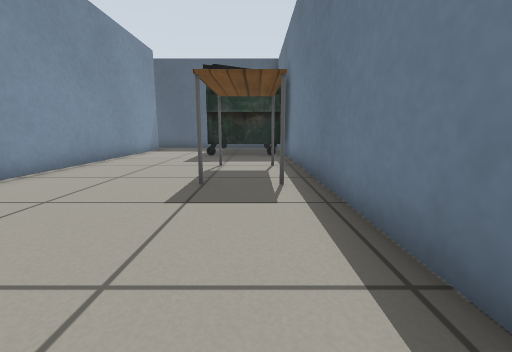
view 1 (above)

19 first-person views from a walk through a Gazebo world. The camera is 0.5 m above the floor, tilts 10° down and sees 90° across. The floor is counted in squares, 0.5 m on a side. Each view is taken from the middle of a square. On the plan, view 1 faces up. The plan holds only what a view shows up to about 11 squares ahead; the rest is blank. Simple patterns stand in for the simulator's built-in surfaces. Simple shapes stand in for some stock models.

view 2
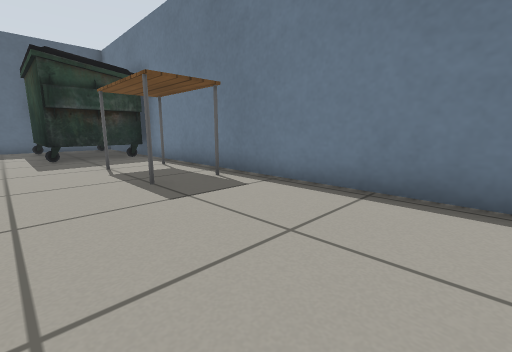

view 3
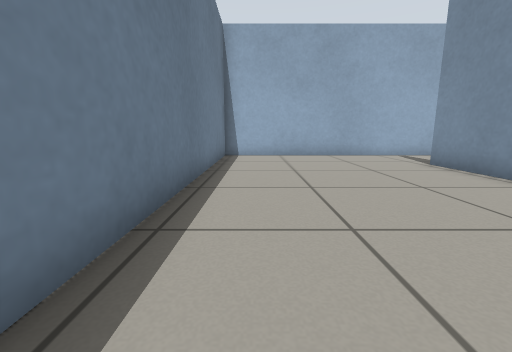

view 4
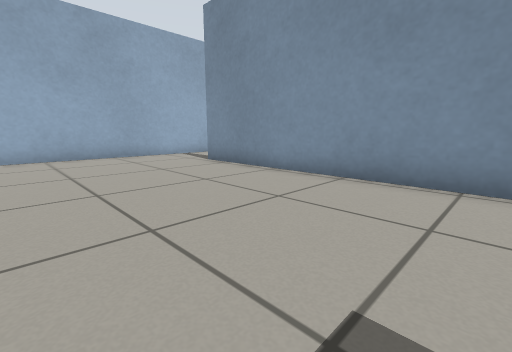

view 5
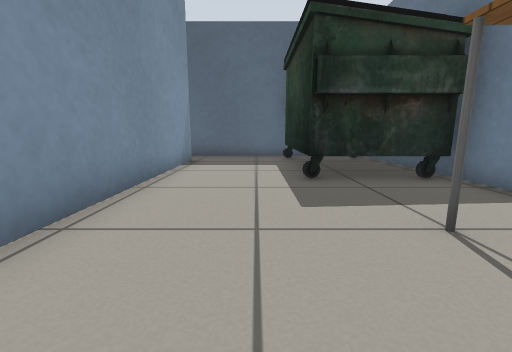

view 6
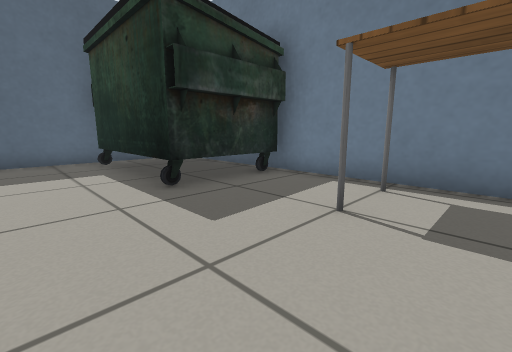

view 7
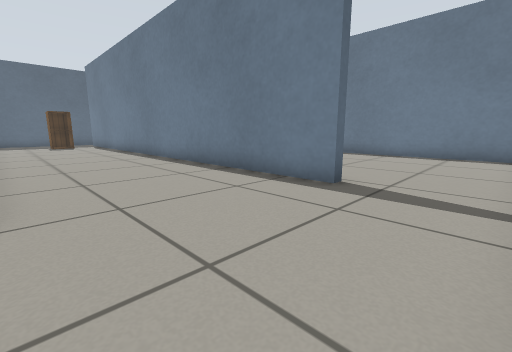

view 8
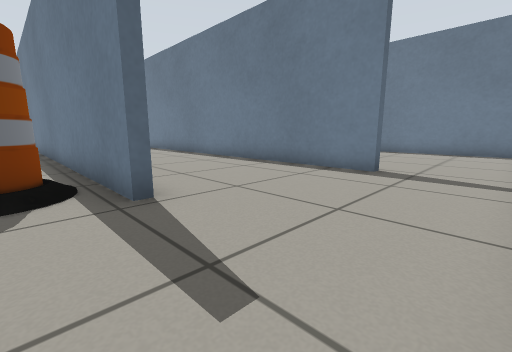

view 9
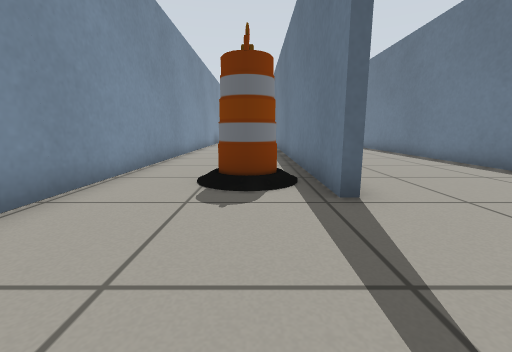

view 10
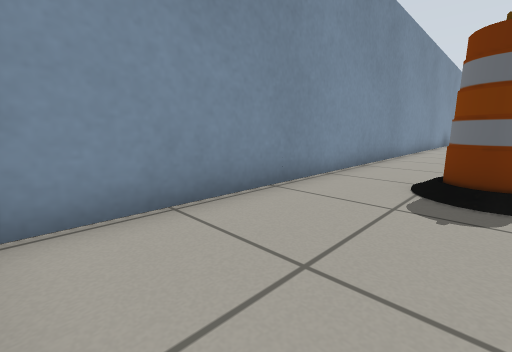

view 11
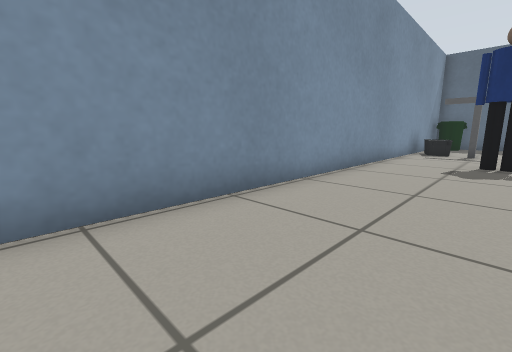

view 12
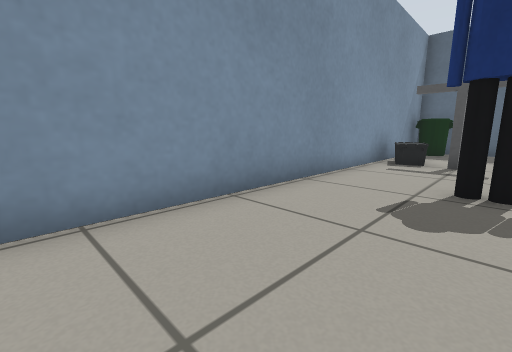

view 13
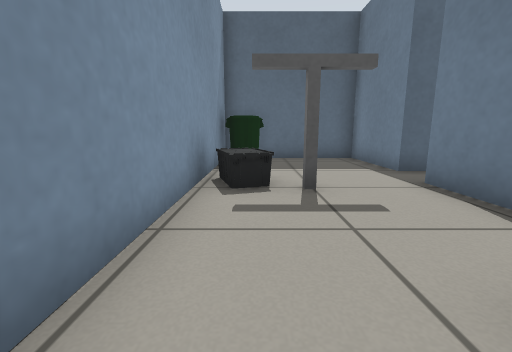

view 14
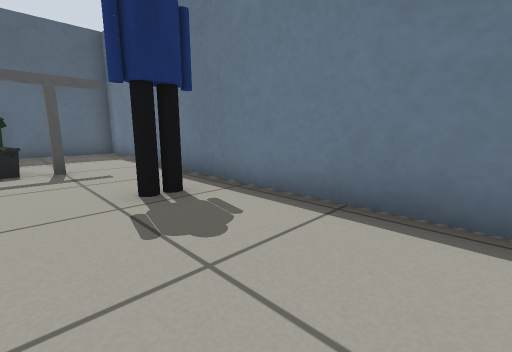

view 15
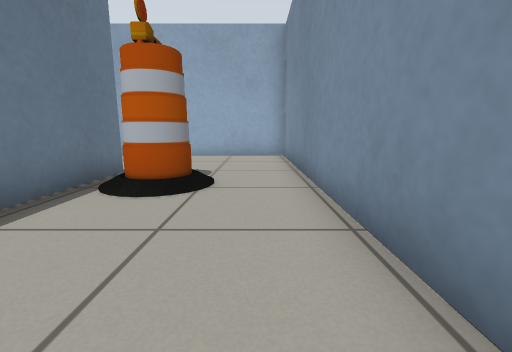

view 16
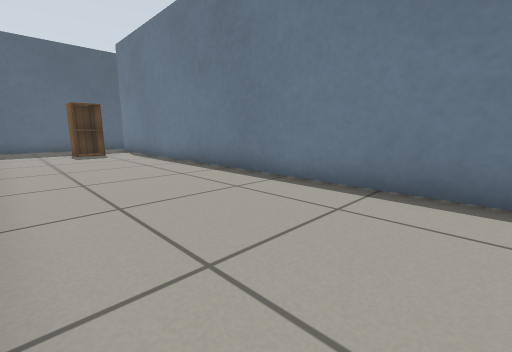

view 17
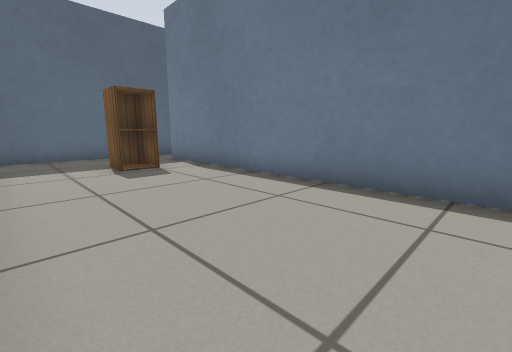

view 18
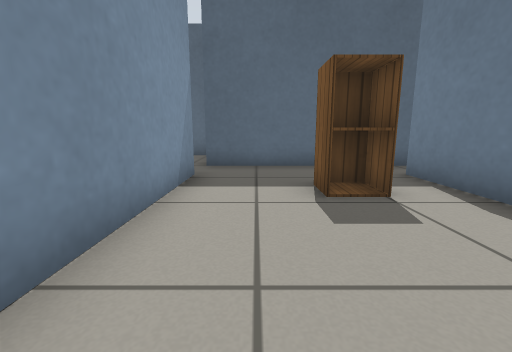

view 19
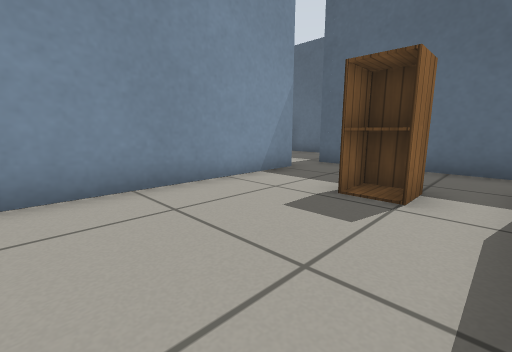

### Floor plan
Key: @ floor where view 1 was taken; # wall or solid block; . main floor; : floor 0.05 m higher than the main floor; U dumpster; T table; B barrel; P person; I bin; C cabinet; O other object.
Columns run from 15 left of view 1 to 2 right of it. Each row starts with its distance up from view 1.
 19 ######
 18 #I...#
 17 #I...#
 16 #....########
 15 #O...........UU
 14 #O...........U  U
 13 #.OO#.....#..U  U
 12 #...#..CC.#..U  U
 11 #...#.....#..U  U
 10 #.PP#.....#..UUUU
  9 #...#.....#......#
  8 #...#.....#......#
  7 #...#.....#...TT.#
  6 #...#.....#...TT.#
  5 #...#.....#...TT.#
  4 #...#.....#......#
  3 #...#.....#......#
  2 #...#.....#......#
  1 #...#.....#......#
  0 #..B#.....#....@.#
 -1 #.:B#.....#......#
 -2 #...#.....#......#
 -3 #.........#......#
 -4 #................#
 -5 #................#
 -6 #................#
 -7 ##################

Where each view was taken, in squares from view 1:
view 1: 0 up, 0 right, facing up
view 2: 0 up, 3 left, facing up-right
view 3: 4 up, 0 right, facing down
view 4: 4 up, 0 right, facing down-left
view 5: 5 up, 3 left, facing up
view 6: 6 up, 4 left, facing up-right
view 7: 6 down, 10 left, facing up-right
view 8: 6 down, 12 left, facing up-right
view 9: 6 down, 12 left, facing up
view 10: 6 down, 12 left, facing up-left
view 11: 1 up, 12 left, facing up-left
view 12: 5 up, 12 left, facing up-left
view 13: 9 up, 14 left, facing up
view 14: 6 up, 14 left, facing up-right
view 15: 4 up, 14 left, facing down
view 16: 0 up, 10 left, facing up-right
view 17: 5 up, 10 left, facing up-right
view 18: 8 up, 9 left, facing up
view 19: 8 up, 6 left, facing up-left
